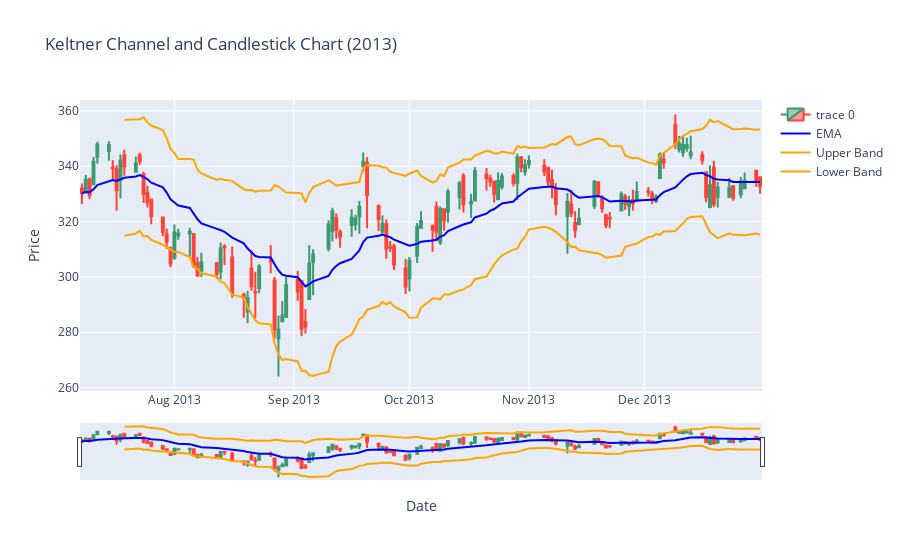
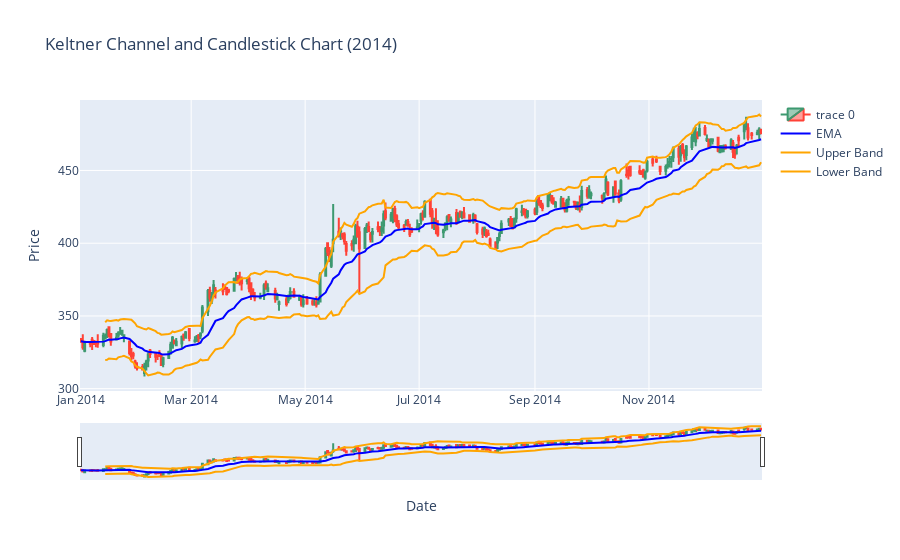
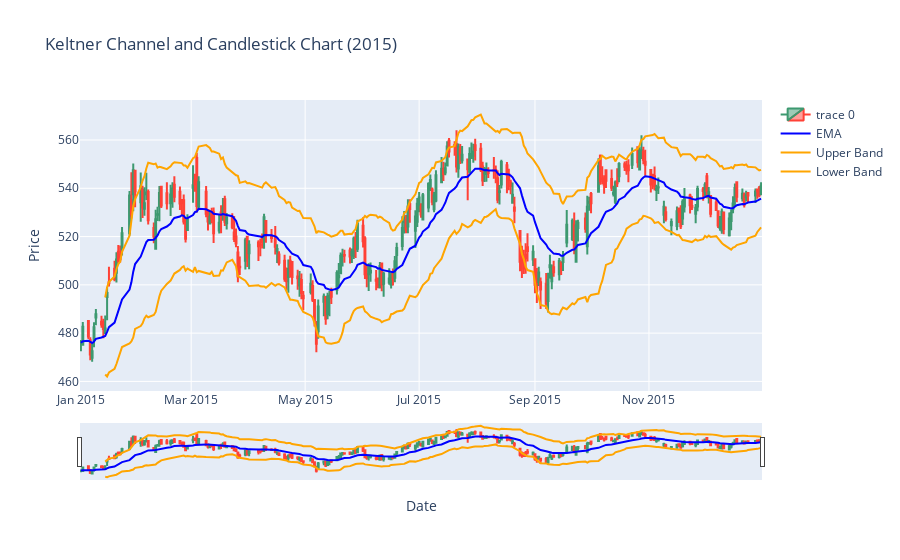
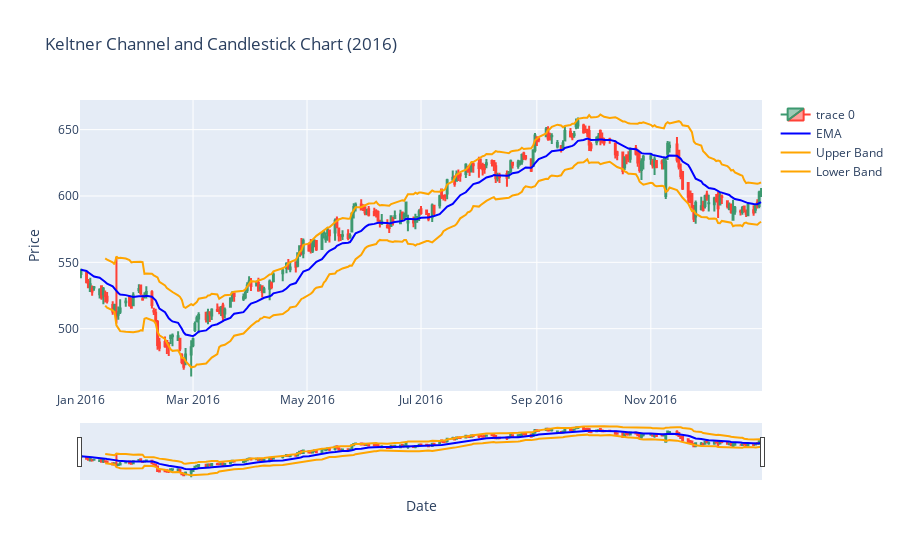

The notebook cell saved with these charts, in order:
### Code cell
for year in range(start_date.year, end_date.year + 1):
    year_data = equity_data[str(year)]
    ema, upper_band, lower_band = calculate_keltner_channel_bands(year_data)

    # Here we are preparing data for candlestick plot
    candlestick = go.Candlestick(
        x=year_data.index,
        open=year_data['Open'],
        high=year_data['High'],
        low=year_data['Low'],
        close=year_data['Close']
    )

    #Here we are plotting
    fig = go.Figure()

    # Here we are adding candlestick trace
    fig.add_trace(candlestick)

    # Here we are adding Keltner Channel lines
    fig.add_trace(go.Scatter(
        x=year_data.index, y=ema,
        mode='lines',
        name='EMA',
        line=dict(color='blue')
    ))
    fig.add_trace(go.Scatter(
        x=year_data.index, y=upper_band,
        mode='lines',
        name='Upper Band',
        line=dict(color='orange')
    ))
    fig.add_trace(go.Scatter(
        x=year_data.index, y=lower_band,
        mode='lines',
        name='Lower Band',
        line=dict(color='orange')
    ))

    # Here we are setting layout
    fig.update_layout(
        title='Keltner Channel and Candlestick Chart ({0})'.format(year),
        xaxis=dict(title='Date'),
        yaxis=dict(title='Price')
    )

    # Show the combined plot
    fig.show()
